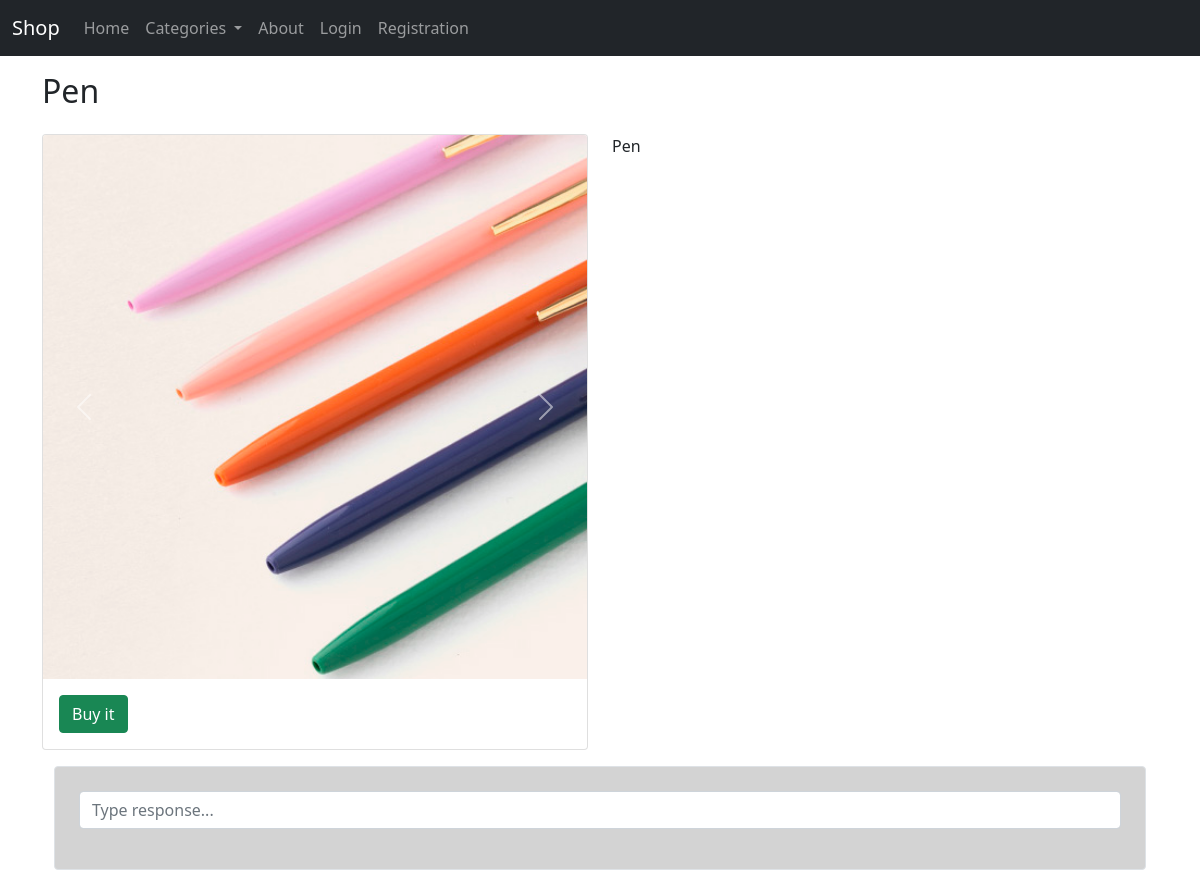
Before: /product/1 with the older database file.
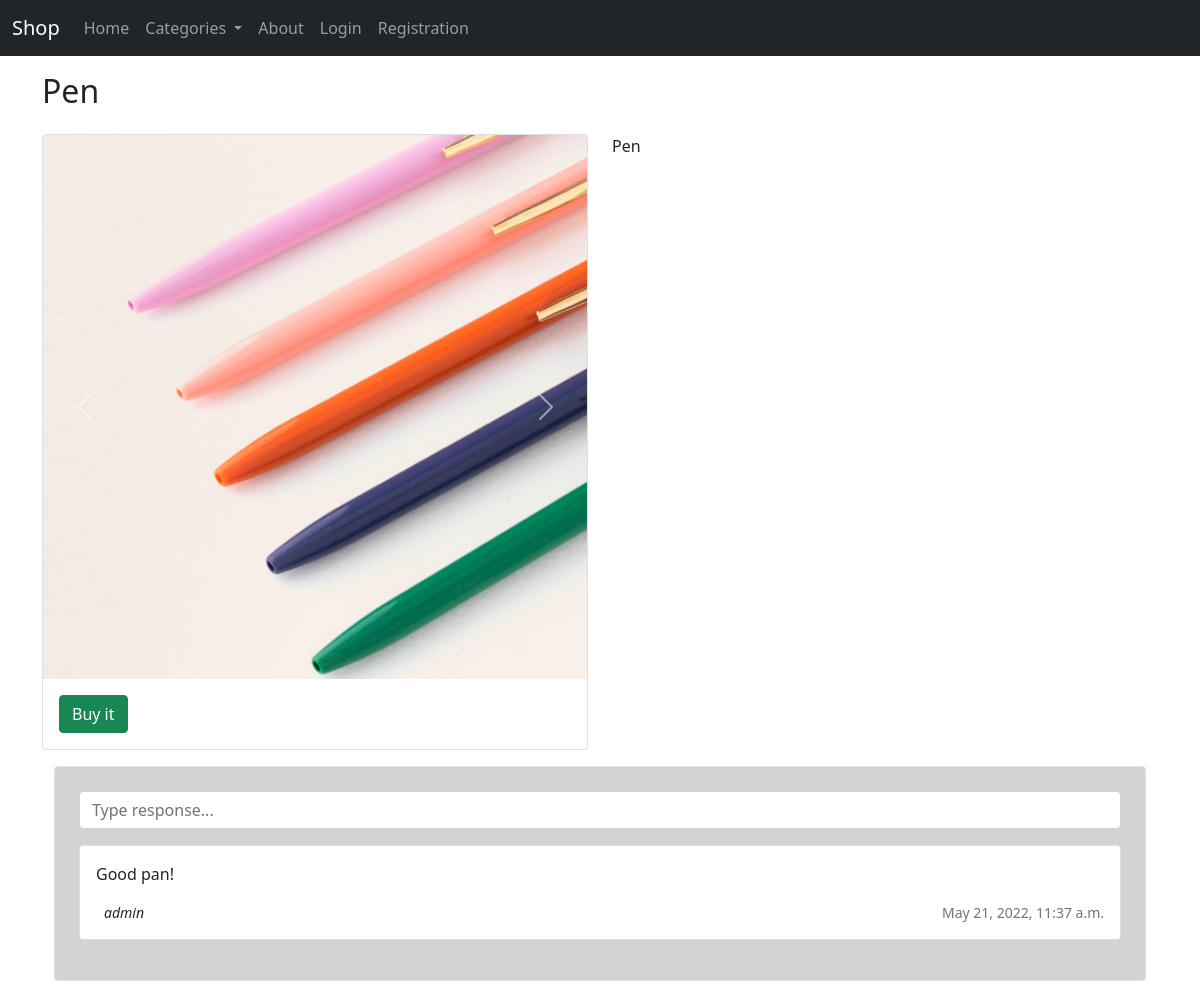
After: the same page with the newer database file.
### main/models.py (models this page shows, shortened)
class Product(models.Model):
    name = models.CharField(max_length=200)
    category = models.ForeignKey(Category, on_delete=models.DO_NOTHING, null=True, blank=True)
    description = models.TextField()
    price = models.FloatField()
    amount = models.IntegerField(default=0)
    images = models.ManyToManyField(Image, null=True, blank=True)

class Image(models.Model):
    image = models.ImageField(upload_to='images')
    def image_to_show(self):
        return mark_safe('<img src="{}" width="100" />'.format(self.image.url))
    image_to_show.short_description = 'Image to show'
    image_to_show.allow_tags = True

class Response(models.Model):
    text = models.TextField()
    product = models.ForeignKey(Product, on_delete=models.CASCADE)
    user = models.ForeignKey(User, on_delete=models.CASCADE)
    date = models.DateTimeField(auto_now_add=True)

### main/views.py (the view)
# urls.py: path('product/<int:id>', product_controller, name='product'),
@add_categories
def product_controller(request, id: int):
    product = Product.objects.get(id=id)
    responses = Response.objects.filter(product=product).order_by('-date')
    return render(request, 'shop-templates/product.html', {**request.data, 'product': product, 'responses': responses})

### main/views.py (called while the page is built)
def add_categories(function):
    @wraps(function)
    def wrap(*args, **kwargs):
        index = 1 if isinstance(args[0], TemplateView) else 0
        try:
            args[index].data['categories'] = Category.objects.all()
        except:
            args[index].data = {'categories': Category.objects.all()}
        return function(*args, **kwargs)
    return wrap

### main/templates/shop-templates/product.html (shortened to what this page needs)
{% extends 'base.html' %}
{% block content %}
<h2>{{ product.name }}</h2>
<div class="row">
    <div class="col-md-6 my-3">
        <div class="card h-100">
            <div id="carousel{{ product.id }}" class="carousel slide" data-bs-ride="carousel">
                <div class="carousel-inner">
                    {% for img in product.images.all %}
                    {% if forloop.first %}
                    <div class="carousel-item active">
                        <img src="{{ img.image.url }}" class="card-img-top" alt="{{ product.name }}">
                    </div>
                    {% else %}
                    <div class="carousel-item">
                        <img src="{{ img.image.url }}" class="card-img-top" alt="{{ product.name }}">
                    </div>
                    {% endif %}
                    {% endfor %}
                </div>
                <button class="carousel-control-prev" type="button" data-bs-target="#carousel{{ product.id }}"
                    data-bs-slide="prev">
                    <span class="carousel-control-prev-icon" aria-hidden="true"></span>
                </button>
                <button class="carousel-control-next" type="button" data-bs-target="#carousel{{ product.id }}"
                    data-bs-slide="next">
                    <span class="carousel-control-next-icon" aria-hidden="true"></span>
                </button>
            </div>
            <div class="card-body">
                <button class="btn btn-success" id="btn-buy">Buy it</button>
            </div>
        </div>
    </div>
    <div class="col-md-6 my-3">
        <div class="h-100">
            {{ product.description|safe }}
        </div>
    </div>
</div>
<div class="container">
    <div class="row d-flex">
        <div class="col-md-12">
            <div class="card shadow-0 border" style="background-color: lightgray;">
                <div class="card-body p-4">
                    <form method="post" action="{% url 'main:comment' product.id %}" class="form-outline mb-3">
                        <input type="text" name="text" class="form-control" placeholder="Type response..." />
                    </form>
                    {% for response in responses %}
                    <div class="card mb-3">
                        <div class="card-body">
                            <p>{{ response.text }}</p>
                            <div class="d-flex justify-content-between">
                                <div class="d-flex flex-row align-items-center">
                                    <p class="small mb-0 ms-2"><i>{{ response.user }}</i></p>
                                </div>
                                <div class="d-flex flex-row align-items-center">
                                    <p class="small text-muted mb-0">{{ response.date }}</p>
                                </div>
                            </div>
                        </div>
                    </div>
                    {% endfor %}
                </div>
            </div>
        </div>
    </div>
</div>
{% endblock content %}

### main/templates/base.html (shortened to what this page needs)
<!DOCTYPE html>
<html lang="en">
<head>
    <link href="https://cdn.jsdelivr.net/npm/bootstrap@5.1.3/dist/css/bootstrap.min.css" rel="stylesheet"
>
</head>
<body>
    <nav class="navbar navbar-expand-lg navbar-dark bg-dark">
        <div class="container-fluid">
            <a class="navbar-brand" href="{% url 'main:home' %}">Shop</a>
            <div class="collapse navbar-collapse" id="navbarNav">
                <ul class="navbar-nav">
                    <li class="nav-item">
                        <a class="nav-link" href="{% url 'main:home' %}">Home</a>
                    </li>
                    {% if categories %}
                    <li class="nav-item dropdown">
                        <a class="nav-link dropdown-toggle" href="#" id="categoriesDropdown" role="button"
                            data-bs-toggle="dropdown" aria-expanded="false">
                            Categories
                        </a>
                    </li>
                    {% endif %}
                    <li class="nav-item">
                        <a class="nav-link" href="{% url 'main:about' %}">About</a>
                    </li>
                    {% if user.is_authenticated %}
                    {% if user.is_staff %}
                    <li class="nav-item">
                        <a class="nav-link" href="{% url 'admin:index' %}">Admin</a>
                    </li>
                    {% endif %}
                    <li class="nav-item">
                        <a class="nav-link" href="{% url 'main:cart' %}">Cart</a>
                    </li>
                    <li class="nav-item">
                        <a class="nav-link" href="{% url 'main:logout' %}">Logout</a>
                    </li>
                    {% else %}
                    <li class="nav-item">
                        <a class="nav-link" href="{% url 'main:login' %}">Login</a>
                    </li>
                    <li class="nav-item">
                        <a class="nav-link" href="{% url 'main:registration' %}">Registration</a>
                    </li>
                    {% endif %}
                </ul>
            </div>
        </div>
    </nav>
    <div class="container my-3 h-100">
        {% block content %}
        {% endblock content %}
    </div>
</body>
</html>

Changed rows visible on the page:
added Response: text "Good pan!", user "admin", date "May 21, 2022, 11:37 a.m."
